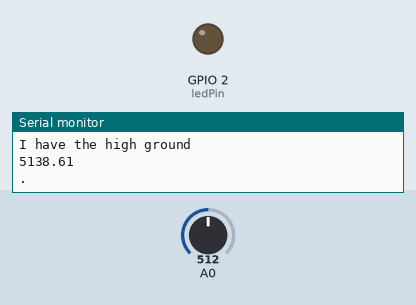
A sketch run on a simulated ESP8266 (NodeMCU). Shown: output pins drawn as LEDs (lit = HIGH), the last lines printed to the serial monitor. Dashed ring = blinking. The test bench sets the inputs (shaded band); at power-on: A0 = 512. WiFi joins after 1.5 s; servers stay silent unless stated.

Above: at 2.4 s.
At 3.7 s:
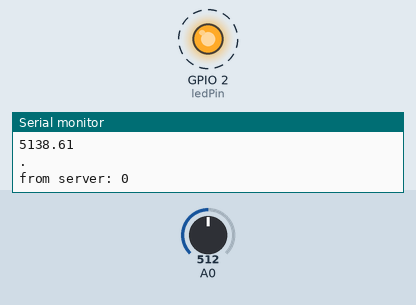
Timing chart, 0 to 5.9 s (numbered marks = the images above):
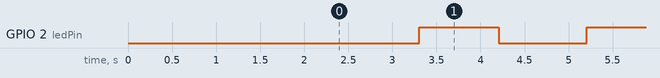

Measured:
- by itself, GPIO 2 (ledPin): alternates HIGH for 0.90 s and LOW for 1.0 s

The sketch:

Update_Stoves.ino
```cpp
#include <ESP8266WiFi.h> //Bibliothèque pour faire fonctionner le composant WiFi de la carte (bas niveai)
#include <SPI.h>
#include <WiFiManager.h> //Bibliothèque pour la connection user-frindly (Server puis Client)


/*** WIFI FRIENDLY
 *  Fonction utilisé par la bibliothèque pour l'établiessement de la première connection
 *  Permet le débogage pas nécessaire au fonctionnement
 *  Si la connection fail
***/
void configModeCallback (WiFiManager *myWiFiManager) {
  Serial.println("Entered config mode");
  Serial.println(WiFi.softAPIP());
  //if you used auto generated SSID, print it
  Serial.println(myWiFiManager->getConfigPortalSSID());
}


/***
 *  Paramètres du serveur
 */
WiFiClient client;
IPAddress remoteIP(35,189,106,175); //IP of the server is fix
unsigned int remotePort = 50000; //port ouvert sur le serveur
byte ledPin = 2;

//Specifique

//CALCUL du courant qui passe (True RMS)
float get_current()
{
  float voltSensor;
  float current=0;
  float sum=0;
  long temps=millis();
  int N=0;
  while(millis()-temps<500)
  {
    voltSensor = analogRead(A0) * (1.1 / 1023.0);//Mapper à la range du capteur octet
    current=voltSensor*30.0; //On mappe au max à 30 A
    sum=sum+sq(current);//sum carré
    N=N+1;
    delay(1);
  }
  sum=sum*2;//redresser le signal des negatifs
  current=sqrt((sum)/N); //True RMS equation
  return(current);
}

/***SETUP
 *  Le Setup est plus long, il a la particularité de ne s'executer qu'une fois et donc
 *  de laisser dans le loop le minimum de choses et un code plus rapide et robuste. On execute le maximum
 *  de choses dans le setup
***/


void setup() {
  Serial.begin(115200); //Haute fréquence de communication (beuds) mieux
   WiFiManager wifiManager; //Init
   wifiManager.setAPCallback(configModeCallback); //Se connecte au wifi precedent en memoire
   //1 essaye l'ancien ssid pass
   //2 se mets en hostpots avec les parametre de autoconnect (par defaut APconnect et aucun mdp

   //si ça marche pas
   if (!wifiManager.autoConnect("E-Maisel config", "config")) { //ssid and password
    Serial.println("failed to connect and hit timeout");
    //rreset et recommence
    ESP.reset();
    delay(1000);
  }
   Serial.println("I have the high ground"); //Debog
   pinMode(ledPin, OUTPUT);
/***SPECIFIC DEFINE
 *  Add here specific functions
***/


}

void loop()
{
   //SPECIFIC EXECUTION
  float I=get_current(); //Valeur efficace
  float P=I*220.0;
  Serial.println(P);
  int etatfiltree=0;
  if (P<500){
    etatfiltree=0;
  }
  if (500<P<1000){
    etatfiltree=1;   //nombre de plaques valeurs à définirs
  }
   if (1000<P<2000){
    etatfiltree=2;
   }
  delay(100) ;


 //CONNECTION
  client.connect(remoteIP, remotePort);   // Connection to the server
  digitalWrite(ledPin, LOW);    //debug
  Serial.println(".");
  client.println("hardware\n");  // sends the message to the server SEND hardware
  String answer = client.readStringUntil('\n');   // receives the answer from the sever should recieve OK
  //ask AGAIN
  Serial.println("from server: " + answer +answer.toInt());
  client.println("update stove states\n");
  client.println(etatfiltree+"0 0 0 0 1 0 0 0\n");
  client.flush();
  digitalWrite(ledPin, HIGH);
  delay(100);

}
```
